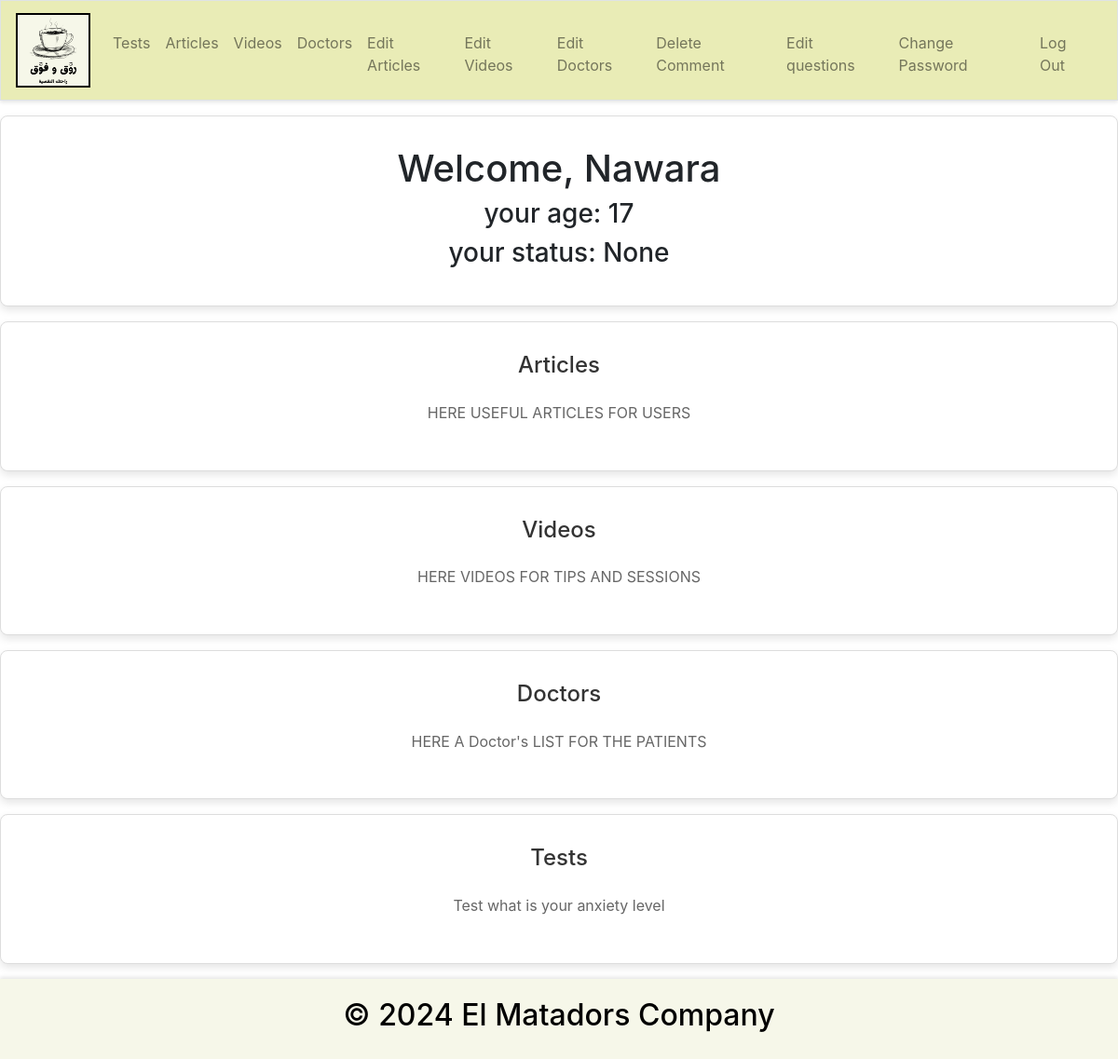
Page / (signed in) on the earlier database version.
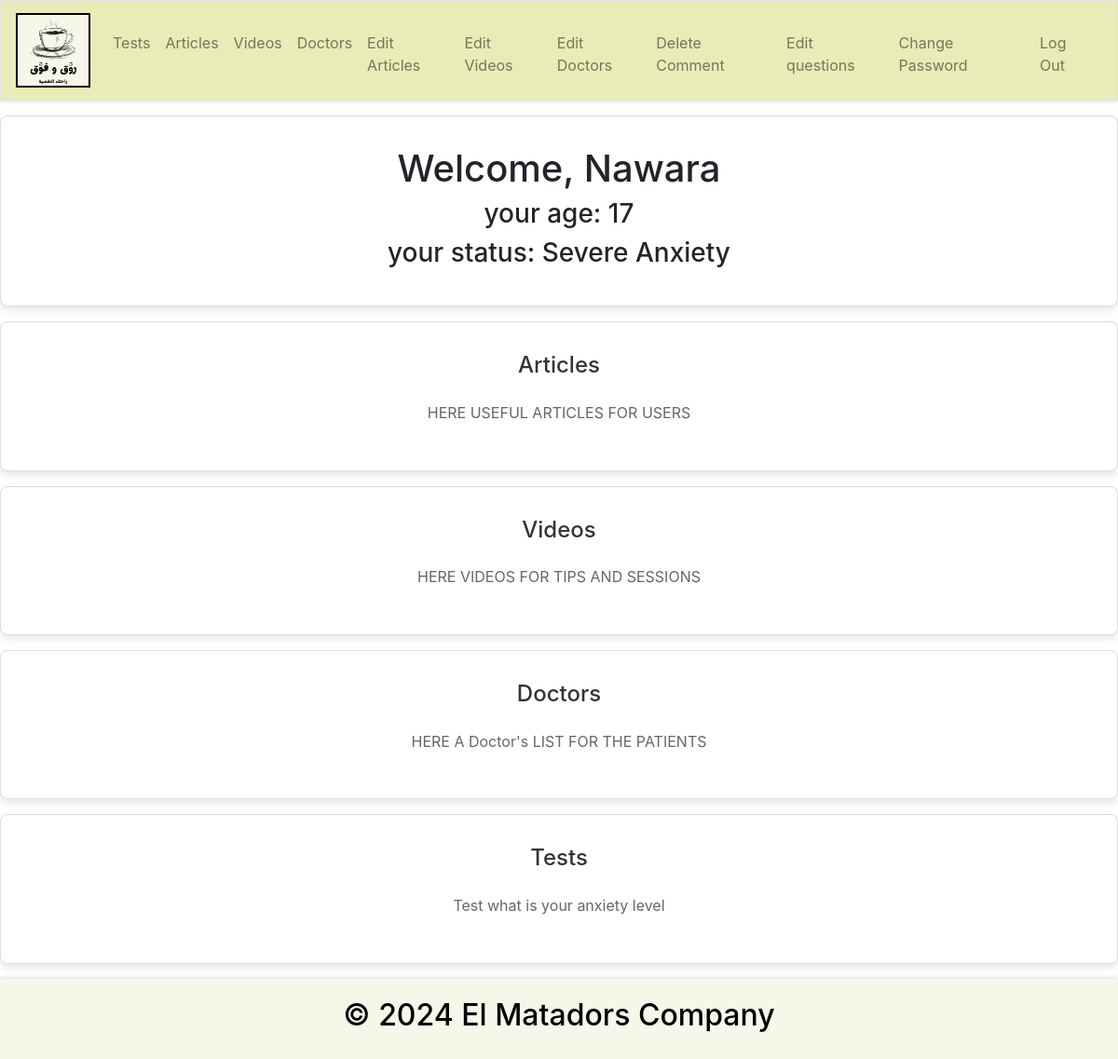
Same page on the later database version.
### tables this page shows
CREATE TABLE users (id INTEGER, username TEXT NOT NULL, hash TEXT NOT NULL, status TEXT, age INTEGER NOT NULL, PRIMARY KEY(id));

### app.py (the view)
@app.route("/")
@login_required
def index():
    user_id = session["user_id"]
    user = db.execute("SELECT * FROM users WHERE id = ?", user_id)
    return render_template("index.html", user=user)

### app.py (called while the page is built)
@app.after_request
def after_request(response):
    response.headers["Cache-Control"] = "no-cache, no-store, must-revalidate"
    response.headers["Expires"] = 0
    response.headers["Pragma"] = "no-cache"
    return response

### helpers.py (called while the page is built)
def login_required(f):
    @wraps(f)
    def decorated_function(*args, **kwargs):
        if session.get("user_id") is None:
            return redirect("/login")
        return f(*args, **kwargs)
    return decorated_function

### templates/index.html (shortened to what this page needs)
{% extends "layout.html" %}
{% block main %}
<section>
    <h1>Welcome, {{ user[0]["username"] }}</h1>
    <h3>your age: {{ user[0]["age"] }}</h3>
    <h3>your status: {{ user[0]["status"] }}</h3>
</section>
<a href="/articles">
<section id="section1">
    <h2>Articles</h2>
    <p>HERE USEFUL ARTICLES FOR USERS</p>
</section>
</a>
<a href="/videos">
<section id="section2">
    <h2>Videos</h2>
    <p>HERE VIDEOS FOR TIPS AND SESSIONS</p>
</section>
</a>
<a href="/doctors">
<section id="section3">
    <h2>Doctors</h2>
    <P>HERE A Doctor's LIST FOR THE PATIENTS</P>
</section>
</a>
<a href="/tests">
    <section id="section4">
        <h2>Tests</h2>
        <p>Test what is your anxiety level</p>
    </section>
</a>
{% endblock %}

### templates/layout.html (shortened to what this page needs)
<!DOCTYPE html>
<html lang="en">
<head>
    <link href="/static/styles.css" rel="stylesheet">
    <link rel="stylesheet" href="https://cdn.jsdelivr.net/npm/bootstrap@4.5.3/dist/css/bootstrap.min.css">
</head>
<body>
        <header>
            <nav class="navbar navbar-expand-md navbar-light border" style="background-color: #e9ecb6;">
                <a class="navbar-brand" href="/"> <img src="/static/logo.png" style="border: 2px solid #000000;" alt="Logo" class="logo"> </a>
                <div class="collapse navbar-collapse" id="navbar">
                    {% if session.user_id %}
                        <ul class="navbar-nav mr-auto mt-2">
                            <li class="nav-item"><a class="nav-link" href="/tests">Tests</a></li>
                            <li class="nav-item"><a class="nav-link" href="/articles">Articles</a></li>
                            <li class="nav-item"><a class="nav-link" href="/videos">Videos</a></li>
                            <li class="nav-item"><a class="nav-link" href="/doctors">Doctors</a></li>
                            {% if session.user_id == 1 %}
                            <li class="nav-item"><a class="nav-link" href="/editarticles">Edit Articles</a></li>
                            <li class="nav-item"><a class="nav-link" href="/editvideos">Edit Videos</a></li>
                            <li class="nav-item"><a class="nav-link" href="/editdoctors">Edit Doctors</a></li>
                            <li class="nav-item"><a class="nav-link" href="/deletecomment">Delete Comment</a></li>
                            <li class="nav-item"><a class="nav-link" href="/editquestions">Edit questions</a></li>
                            {% endif %}
                        </ul>
                        <ul class="navbar-nav ml-auto mt-2">
                            <li class="nav-item"><a class="nav-link" href="/password">Change Password</a></li>
                            <li class="nav-item"><a class="nav-link" href="/logout">Log Out</a></li>
                        </ul>
                    {% else %}
                        <ul class="navbar-nav ml-auto mt-2">
                            <li class="nav-item"><a class="nav-link" href="/register">Register</a></li>
                            <li class="nav-item"><a class="nav-link" href="/login">Log In</a></li>
                        </ul>
                    {% endif %}
                </div>
            </nav>
        </header>
        <main>
            {% block main %} {% endblock %}
        </main>
        <footer>
            <h2>&copy; 2024 El Matadors Company</h2>
        </footer>
</body>
</html>

### static/styles.css (style rules this page uses)
body { height: 100vh; }
nav .navbar-brand { font-size: xx-large; }
.navbar { position: fixed; top: 0; width: 100%; background-color: #e9ecb6; z-index: 1000; box-shadow: 0 2px 4px rgba(0, 0, 0, 0.1); }
.navbar-brand img { max-height: 80px; }
main { overflow-x: auto; text-align: center; }
footer { background-color: #f6f7e9; color: rgb(0, 0, 0); padding: 20px 0; text-align: center; box-shadow: 0 -2px 4px rgba(0, 0, 0, 0.1); position: relative; bottom: 0; width: 100%; }
section { margin: 1em 0; padding: 2em; background-color: #ffffff; border: 1px solid #ddd; border-radius: 8px; box-shadow: 0 4px 8px rgba(0, 0, 0, 0.1); }
section h2 { font-size: 1.5em; margin-bottom: 1em; color: #333; }
section p { line-height: 1.6; color: #666; }

Differences in the rows shown:
changed users "Nawara": status (not shown) → "Severe Anxiety"
Other differences:
{{ user[0]["status"] }}: "None" → (not shown)
